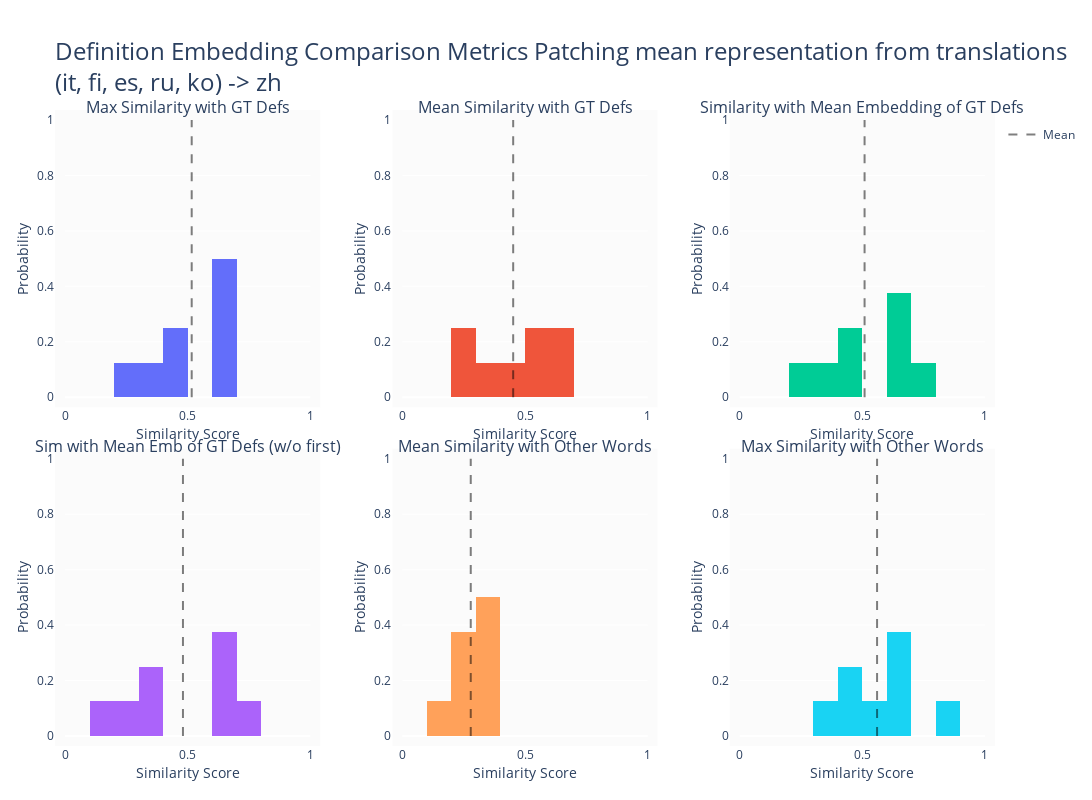
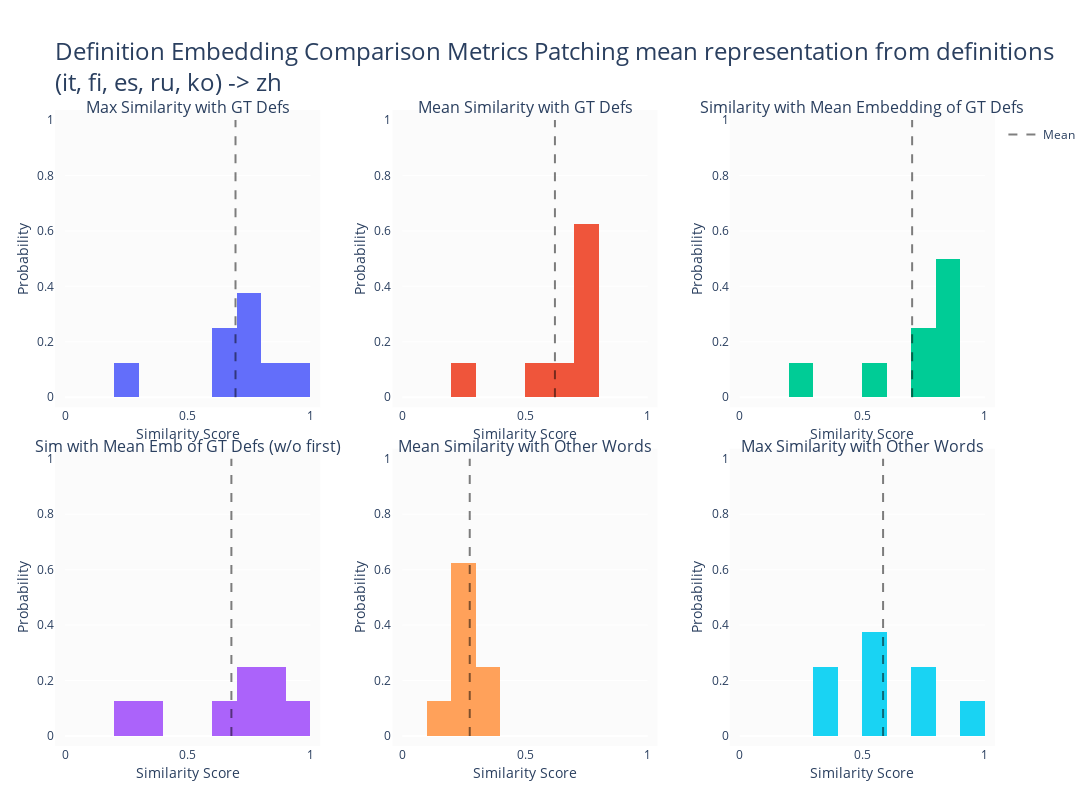
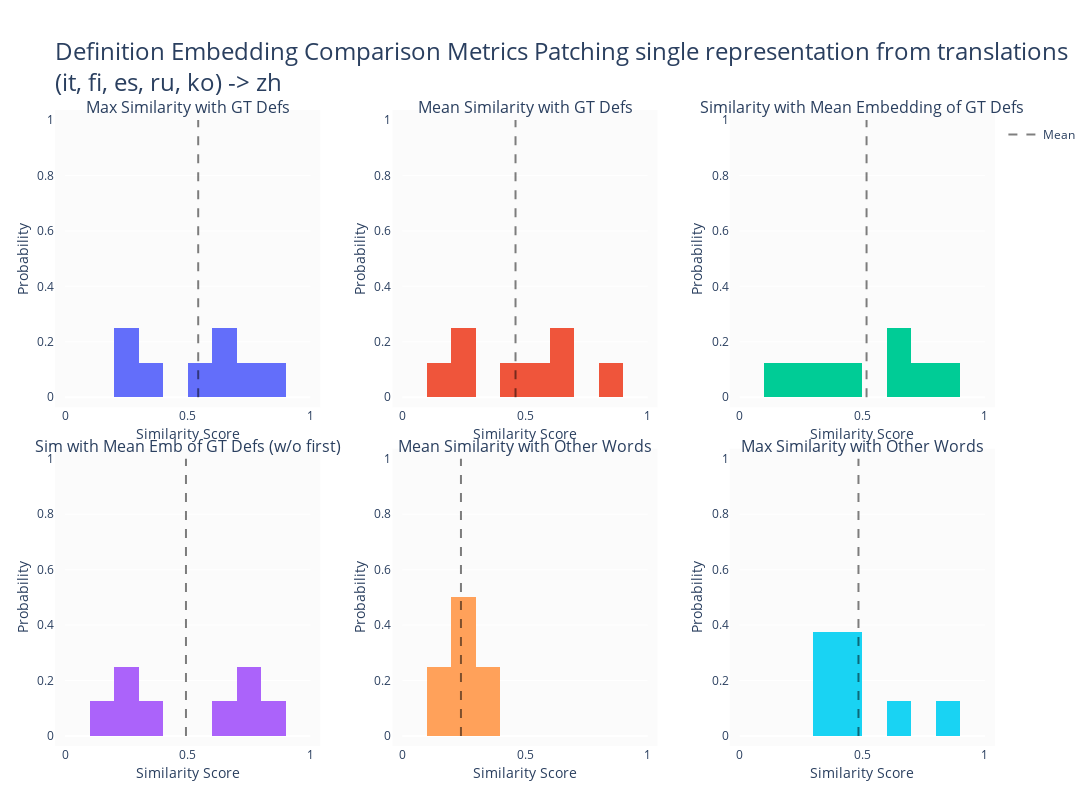
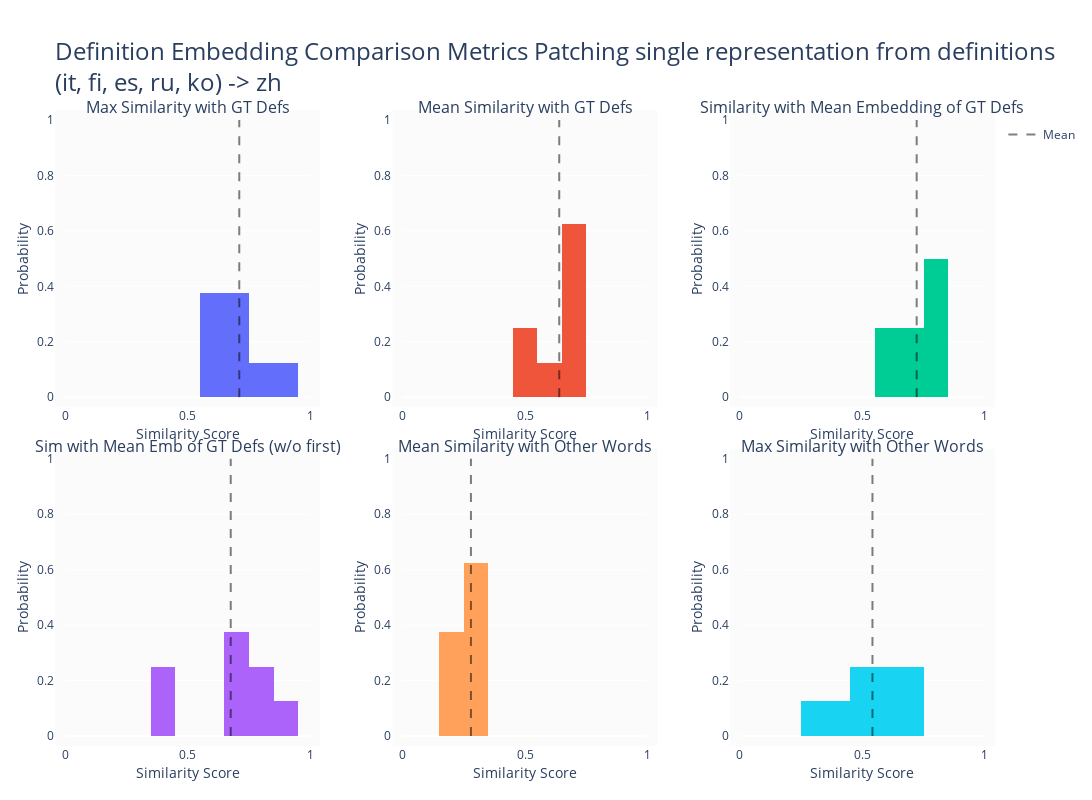

The notebook cell these images were saved under, in order:
### Markdown cell above
# Run experiment

### Code cell
paper_pairs = [["de", "it"], ["nl", "fi"], ["zh", "es"], ["es", "ru"], ["ru", "ko"]]
paper_ins = ["de", "nl", "zh", "es", "ru"]
test_pairs = [["es", "fr"], ["es", "de"]]
hard_langs = ["ko", "ja", "et", "fi"]
easy_langs = ["en", "fr", "zh", "de"]
paper_args = [
    (paper_pairs, "zh"),
    ([["es", "fr"], ["es", "de"]], "en"),
    ([["it", "es"], ["it", "de"]], "fr"),
    (paper_pairs, "en"),
    ([["en", hl] for hl in hard_langs], "fr"),
    ([["hi", el] for el in easy_langs], "et"),
]
for pargs in paper_args:
    figs = experiment(*pargs)
    gc.collect()
    th.cuda.empty_cache()
    th.cuda.synchronize()

### Figure 1 — Plotly figure (JSON) as saved in the notebook; plotly's stock layout.template omitted (floating-point values rounded to 4 significant figures)
{"data": [{"bingroup": "a", "histnorm": "probability", "name": "Max Similarity with GT Defs", "showlegend": false, "type": "histogram", "x": [0.2436, 0.4561, 0.6514, 0.6791, 0.6613, 0.6332, 0.4193, 0.3877], "xaxis": "x", "yaxis": "y"}, {"bingroup": "a", "histnorm": "probability", "name": "Mean Similarity with GT Defs", "showlegend": false, "type": "histogram", "x": [0.2144, 0.4041, 0.5628, 0.5474, 0.6248, 0.6072, 0.3624, 0.2915], "xaxis": "x2", "yaxis": "y2"}, {"bingroup": "a", "histnorm": "probability", "name": "Similarity with Mean Embedding of GT Defs", "showlegend": false, "type": "histogram", "x": [0.2505, 0.4331, 0.6285, 0.6364, 0.6797, 0.7313, 0.4088, 0.305], "xaxis": "x3", "yaxis": "y3"}, {"bingroup": "a", "histnorm": "probability", "name": "Sim with Mean Emb of GT Defs (w/o first)", "showlegend": false, "type": "histogram", "x": [0.2378, 0.3521, 0.6994, 0.6791, 0.629, 0.7483, 0.3055, 0.1954], "xaxis": "x4", "yaxis": "y4"}, {"bingroup": "a", "histnorm": "probability", "name": "Mean Similarity with Other Words", "showlegend": false, "type": "histogram", "x": [0.3352, 0.2954, 0.2302, 0.1922, 0.3161, 0.2383, 0.3199, 0.3035], "xaxis": "x5", "yaxis": "y5"}, {"bingroup": "a", "histnorm": "probability", "name": "Max Similarity with Other Words", "showlegend": false, "type": "histogram", "x": [0.8197, 0.6002, 0.4505, 0.4297, 0.6437, 0.3877, 0.516, 0.6332], "xaxis": "x6", "yaxis": "y6"}], "layout": {"annotations": [{"font": {"size": 16}, "showarrow": false, "text": "Max Similarity with GT Defs", "x": 0.1333, "xanchor": "center", "xref": "paper", "y": 1, "yanchor": "bottom", "yref": "paper"}, {"font": {"size": 16}, "showarrow": false, "text": "Mean Similarity with GT Defs", "x": 0.5, "xanchor": "center", "xref": "paper", "y": 1, "yanchor": "bottom", "yref": "paper"}, {"font": {"size": 16}, "showarrow": false, "text": "Similarity with Mean Embedding of GT Defs", "x": 0.8667, "xanchor": "center", "xref": "paper", "y": 1, "yanchor": "bottom", "yref": "paper"}, {"font": {"size": 16}, "showarrow": false, "text": "Sim with Mean Emb of GT Defs (w/o first)", "x": 0.1333, "xanchor": "center", "xref": "paper", "y": 0.45, "yanchor": "bottom", "yref": "paper"}, {"font": {"size": 16}, "showarrow": false, "text": "Mean Similarity with Other Words", "x": 0.5, "xanchor": "center", "xref": "paper", "y": 0.45, "yanchor": "bottom", "yref": "paper"}, {"font": {"size": 16}, "showarrow": false, "text": "Max Similarity with Other Words", "x": 0.8667, "xanchor": "center", "xref": "paper", "y": 0.45, "yanchor": "bottom", "yref": "paper"}], "autosize": true, "height": 800, "margin": {"b": 50, "l": 60, "pad": 10, "r": 30, "t": 120}, "plot_bgcolor": "rgba(240,240,240,0.3)", "shapes": [{"line": {"color": "black", "dash": "dash"}, "name": "Mean", "opacity": 0.5, "showlegend": true, "type": "line", "x0": 0.5165, "x1": 0.5165, "xref": "x", "y0": 0, "y1": 1, "yref": "y domain"}, {"line": {"color": "black", "dash": "dash"}, "name": "Mean", "opacity": 0.5, "showlegend": false, "type": "line", "x0": 0.4518, "x1": 0.4518, "xref": "x2", "y0": 0, "y1": 1, "yref": "y2 domain"}, {"line": {"color": "black", "dash": "dash"}, "name": "Mean", "opacity": 0.5, "showlegend": false, "type": "line", "x0": 0.5092, "x1": 0.5092, "xref": "x3", "y0": 0, "y1": 1, "yref": "y3 domain"}, {"line": {"color": "black", "dash": "dash"}, "name": "Mean", "opacity": 0.5, "showlegend": false, "type": "line", "x0": 0.4808, "x1": 0.4808, "xref": "x4", "y0": 0, "y1": 1, "yref": "y4 domain"}, {"line": {"color": "black", "dash": "dash"}, "name": "Mean", "opacity": 0.5, "showlegend": false, "type": "line", "x0": 0.2789, "x1": 0.2789, "xref": "x5", "y0": 0, "y1": 1, "yref": "y5 domain"}, {"line": {"color": "black", "dash": "dash"}, "name": "Mean", "opacity": 0.5, "showlegend": false, "type": "line", "x0": 0.5601, "x1": 0.5601, "xref": "x6", "y0": 0, "y1": 1, "yref": "y6 domain"}], "showlegend": true, "title": {"font": {"size": 24}, "text": "Definition Embedding Comparison Metrics\nPatching mean representation from translations<br>(it, fi, es, ru, ko) -> zh"}, "width": 1200, "xaxis": {"anchor": "y", "domain": [0, 0.2667], "range": [0, 1], "title": {"text": "Similarity Score"}}, "xaxis2": {"anchor": "y2", "domain": [0.3667, 0.6333], "range": [0, 1], "title": {"text": "Similarity Score"}}, "xaxis3": {"anchor": "y3", "domain": [0.7333, 1], "range": [0, 1], "title": {"text": "Similarity Score"}}, "xaxis4": {"anchor": "y4", "domain": [0, 0.2667], "range": [0, 1], "title": {"text": "Similarity Score"}}, "xaxis5": {"anchor": "y5", "domain": [0.3667, 0.6333], "range": [0, 1], "title": {"text": "Similarity Score"}}, "xaxis6": {"anchor": "y6", "domain": [0.7333, 1], "range": [0, 1], "title": {"text": "Similarity Score"}}, "yaxis": {"anchor": "x", "domain": [0.55, 1], "range": [0, 1], "title": {"text": "Probability"}}, "yaxis2": {"anchor": "x2", "domain": [0.55, 1], "range": [0, 1], "title": {"text": "Probability"}}, "yaxis3": {"anchor": "x3", "domain": [0.55, 1], "range": [0, 1], "title": {"text": "Probability"}}, "yaxis4": {"anchor": "x4", "domain": [0, 0.45], "range": [0, 1], "title": {"text": "Probability"}}, "yaxis5": {"anchor": "x5", "domain": [0, 0.45], "range": [0, 1], "title": {"text": "Probability"}}, "yaxis6": {"anchor": "x6", "domain": [0, 0.45], "range": [0, 1], "title": {"text": "Probability"}}}}

### Figure 2 — Plotly figure (JSON) as saved in the notebook; plotly's stock layout.template omitted (floating-point values rounded to 4 significant figures)
{"data": [{"bingroup": "a", "histnorm": "probability", "name": "Max Similarity with GT Defs", "showlegend": false, "type": "histogram", "x": [0.7905, 0.2357, 0.8502, 0.728, 0.7693, 0.6332, 0.6468, 0.9064], "xaxis": "x", "yaxis": "y"}, {"bingroup": "a", "histnorm": "probability", "name": "Mean Similarity with GT Defs", "showlegend": false, "type": "histogram", "x": [0.7087, 0.2168, 0.7411, 0.7065, 0.7308, 0.6072, 0.5166, 0.7485], "xaxis": "x2", "yaxis": "y2"}, {"bingroup": "a", "histnorm": "probability", "name": "Similarity with Mean Embedding of GT Defs", "showlegend": false, "type": "histogram", "x": [0.8227, 0.2307, 0.827, 0.8012, 0.7962, 0.7313, 0.5819, 0.8331], "xaxis": "x3", "yaxis": "y3"}, {"bingroup": "a", "histnorm": "probability", "name": "Sim with Mean Emb of GT Defs (w/o first)", "showlegend": false, "type": "histogram", "x": [0.8188, 0.2357, 0.8753, 0.6851, 0.7698, 0.7483, 0.3864, 0.9064], "xaxis": "x4", "yaxis": "y4"}, {"bingroup": "a", "histnorm": "probability", "name": "Mean Similarity with Other Words", "showlegend": false, "type": "histogram", "x": [0.1632, 0.2943, 0.3272, 0.2995, 0.2885, 0.2383, 0.3412, 0.2455], "xaxis": "x5", "yaxis": "y5"}, {"bingroup": "a", "histnorm": "probability", "name": "Max Similarity with Other Words", "showlegend": false, "type": "histogram", "x": [0.3052, 0.9153, 0.5837, 0.7091, 0.545, 0.3877, 0.7079, 0.5229], "xaxis": "x6", "yaxis": "y6"}], "layout": {"annotations": [{"font": {"size": 16}, "showarrow": false, "text": "Max Similarity with GT Defs", "x": 0.1333, "xanchor": "center", "xref": "paper", "y": 1, "yanchor": "bottom", "yref": "paper"}, {"font": {"size": 16}, "showarrow": false, "text": "Mean Similarity with GT Defs", "x": 0.5, "xanchor": "center", "xref": "paper", "y": 1, "yanchor": "bottom", "yref": "paper"}, {"font": {"size": 16}, "showarrow": false, "text": "Similarity with Mean Embedding of GT Defs", "x": 0.8667, "xanchor": "center", "xref": "paper", "y": 1, "yanchor": "bottom", "yref": "paper"}, {"font": {"size": 16}, "showarrow": false, "text": "Sim with Mean Emb of GT Defs (w/o first)", "x": 0.1333, "xanchor": "center", "xref": "paper", "y": 0.45, "yanchor": "bottom", "yref": "paper"}, {"font": {"size": 16}, "showarrow": false, "text": "Mean Similarity with Other Words", "x": 0.5, "xanchor": "center", "xref": "paper", "y": 0.45, "yanchor": "bottom", "yref": "paper"}, {"font": {"size": 16}, "showarrow": false, "text": "Max Similarity with Other Words", "x": 0.8667, "xanchor": "center", "xref": "paper", "y": 0.45, "yanchor": "bottom", "yref": "paper"}], "autosize": true, "height": 800, "margin": {"b": 50, "l": 60, "pad": 10, "r": 30, "t": 120}, "plot_bgcolor": "rgba(240,240,240,0.3)", "shapes": [{"line": {"color": "black", "dash": "dash"}, "name": "Mean", "opacity": 0.5, "showlegend": true, "type": "line", "x0": 0.695, "x1": 0.695, "xref": "x", "y0": 0, "y1": 1, "yref": "y domain"}, {"line": {"color": "black", "dash": "dash"}, "name": "Mean", "opacity": 0.5, "showlegend": false, "type": "line", "x0": 0.622, "x1": 0.622, "xref": "x2", "y0": 0, "y1": 1, "yref": "y2 domain"}, {"line": {"color": "black", "dash": "dash"}, "name": "Mean", "opacity": 0.5, "showlegend": false, "type": "line", "x0": 0.703, "x1": 0.703, "xref": "x3", "y0": 0, "y1": 1, "yref": "y3 domain"}, {"line": {"color": "black", "dash": "dash"}, "name": "Mean", "opacity": 0.5, "showlegend": false, "type": "line", "x0": 0.6782, "x1": 0.6782, "xref": "x4", "y0": 0, "y1": 1, "yref": "y4 domain"}, {"line": {"color": "black", "dash": "dash"}, "name": "Mean", "opacity": 0.5, "showlegend": false, "type": "line", "x0": 0.2747, "x1": 0.2747, "xref": "x5", "y0": 0, "y1": 1, "yref": "y5 domain"}, {"line": {"color": "black", "dash": "dash"}, "name": "Mean", "opacity": 0.5, "showlegend": false, "type": "line", "x0": 0.5846, "x1": 0.5846, "xref": "x6", "y0": 0, "y1": 1, "yref": "y6 domain"}], "showlegend": true, "title": {"font": {"size": 24}, "text": "Definition Embedding Comparison Metrics\nPatching mean representation from definitions<br>(it, fi, es, ru, ko) -> zh"}, "width": 1200, "xaxis": {"anchor": "y", "domain": [0, 0.2667], "range": [0, 1], "title": {"text": "Similarity Score"}}, "xaxis2": {"anchor": "y2", "domain": [0.3667, 0.6333], "range": [0, 1], "title": {"text": "Similarity Score"}}, "xaxis3": {"anchor": "y3", "domain": [0.7333, 1], "range": [0, 1], "title": {"text": "Similarity Score"}}, "xaxis4": {"anchor": "y4", "domain": [0, 0.2667], "range": [0, 1], "title": {"text": "Similarity Score"}}, "xaxis5": {"anchor": "y5", "domain": [0.3667, 0.6333], "range": [0, 1], "title": {"text": "Similarity Score"}}, "xaxis6": {"anchor": "y6", "domain": [0.7333, 1], "range": [0, 1], "title": {"text": "Similarity Score"}}, "yaxis": {"anchor": "x", "domain": [0.55, 1], "range": [0, 1], "title": {"text": "Probability"}}, "yaxis2": {"anchor": "x2", "domain": [0.55, 1], "range": [0, 1], "title": {"text": "Probability"}}, "yaxis3": {"anchor": "x3", "domain": [0.55, 1], "range": [0, 1], "title": {"text": "Probability"}}, "yaxis4": {"anchor": "x4", "domain": [0, 0.45], "range": [0, 1], "title": {"text": "Probability"}}, "yaxis5": {"anchor": "x5", "domain": [0, 0.45], "range": [0, 1], "title": {"text": "Probability"}}, "yaxis6": {"anchor": "x6", "domain": [0, 0.45], "range": [0, 1], "title": {"text": "Probability"}}}}

### Figure 3 — Plotly figure (JSON) as saved in the notebook; plotly's stock layout.template omitted (floating-point values rounded to 4 significant figures)
{"data": [{"bingroup": "a", "histnorm": "probability", "name": "Max Similarity with GT Defs", "showlegend": false, "type": "histogram", "x": [0.2436, 0.8618, 0.2498, 0.6791, 0.7466, 0.6332, 0.5418, 0.3877], "xaxis": "x", "yaxis": "y"}, {"bingroup": "a", "histnorm": "probability", "name": "Mean Similarity with GT Defs", "showlegend": false, "type": "histogram", "x": [0.2144, 0.8271, 0.1682, 0.5474, 0.6108, 0.6072, 0.4243, 0.2915], "xaxis": "x2", "yaxis": "y2"}, {"bingroup": "a", "histnorm": "probability", "name": "Similarity with Mean Embedding of GT Defs", "showlegend": false, "type": "histogram", "x": [0.2505, 0.8816, 0.1875, 0.6364, 0.6678, 0.7313, 0.4777, 0.305], "xaxis": "x3", "yaxis": "y3"}, {"bingroup": "a", "histnorm": "probability", "name": "Sim with Mean Emb of GT Defs (w/o first)", "showlegend": false, "type": "histogram", "x": [0.2378, 0.8618, 0.2113, 0.6791, 0.7043, 0.7483, 0.3067, 0.1954], "xaxis": "x4", "yaxis": "y4"}, {"bingroup": "a", "histnorm": "probability", "name": "Mean Similarity with Other Words", "showlegend": false, "type": "histogram", "x": [0.3352, 0.2042, 0.1313, 0.1922, 0.2372, 0.2383, 0.2695, 0.3035], "xaxis": "x5", "yaxis": "y5"}, {"bingroup": "a", "histnorm": "probability", "name": "Max Similarity with Other Words", "showlegend": false, "type": "histogram", "x": [0.8197, 0.363, 0.3098, 0.4297, 0.4471, 0.3877, 0.4839, 0.6332], "xaxis": "x6", "yaxis": "y6"}], "layout": {"annotations": [{"font": {"size": 16}, "showarrow": false, "text": "Max Similarity with GT Defs", "x": 0.1333, "xanchor": "center", "xref": "paper", "y": 1, "yanchor": "bottom", "yref": "paper"}, {"font": {"size": 16}, "showarrow": false, "text": "Mean Similarity with GT Defs", "x": 0.5, "xanchor": "center", "xref": "paper", "y": 1, "yanchor": "bottom", "yref": "paper"}, {"font": {"size": 16}, "showarrow": false, "text": "Similarity with Mean Embedding of GT Defs", "x": 0.8667, "xanchor": "center", "xref": "paper", "y": 1, "yanchor": "bottom", "yref": "paper"}, {"font": {"size": 16}, "showarrow": false, "text": "Sim with Mean Emb of GT Defs (w/o first)", "x": 0.1333, "xanchor": "center", "xref": "paper", "y": 0.45, "yanchor": "bottom", "yref": "paper"}, {"font": {"size": 16}, "showarrow": false, "text": "Mean Similarity with Other Words", "x": 0.5, "xanchor": "center", "xref": "paper", "y": 0.45, "yanchor": "bottom", "yref": "paper"}, {"font": {"size": 16}, "showarrow": false, "text": "Max Similarity with Other Words", "x": 0.8667, "xanchor": "center", "xref": "paper", "y": 0.45, "yanchor": "bottom", "yref": "paper"}], "autosize": true, "height": 800, "margin": {"b": 50, "l": 60, "pad": 10, "r": 30, "t": 120}, "plot_bgcolor": "rgba(240,240,240,0.3)", "shapes": [{"line": {"color": "black", "dash": "dash"}, "name": "Mean", "opacity": 0.5, "showlegend": true, "type": "line", "x0": 0.5429, "x1": 0.5429, "xref": "x", "y0": 0, "y1": 1, "yref": "y domain"}, {"line": {"color": "black", "dash": "dash"}, "name": "Mean", "opacity": 0.5, "showlegend": false, "type": "line", "x0": 0.4614, "x1": 0.4614, "xref": "x2", "y0": 0, "y1": 1, "yref": "y2 domain"}, {"line": {"color": "black", "dash": "dash"}, "name": "Mean", "opacity": 0.5, "showlegend": false, "type": "line", "x0": 0.5172, "x1": 0.5172, "xref": "x3", "y0": 0, "y1": 1, "yref": "y3 domain"}, {"line": {"color": "black", "dash": "dash"}, "name": "Mean", "opacity": 0.5, "showlegend": false, "type": "line", "x0": 0.4931, "x1": 0.4931, "xref": "x4", "y0": 0, "y1": 1, "yref": "y4 domain"}, {"line": {"color": "black", "dash": "dash"}, "name": "Mean", "opacity": 0.5, "showlegend": false, "type": "line", "x0": 0.2389, "x1": 0.2389, "xref": "x5", "y0": 0, "y1": 1, "yref": "y5 domain"}, {"line": {"color": "black", "dash": "dash"}, "name": "Mean", "opacity": 0.5, "showlegend": false, "type": "line", "x0": 0.4843, "x1": 0.4843, "xref": "x6", "y0": 0, "y1": 1, "yref": "y6 domain"}], "showlegend": true, "title": {"font": {"size": 24}, "text": "Definition Embedding Comparison Metrics\nPatching single representation from translations<br>(it, fi, es, ru, ko) -> zh"}, "width": 1200, "xaxis": {"anchor": "y", "domain": [0, 0.2667], "range": [0, 1], "title": {"text": "Similarity Score"}}, "xaxis2": {"anchor": "y2", "domain": [0.3667, 0.6333], "range": [0, 1], "title": {"text": "Similarity Score"}}, "xaxis3": {"anchor": "y3", "domain": [0.7333, 1], "range": [0, 1], "title": {"text": "Similarity Score"}}, "xaxis4": {"anchor": "y4", "domain": [0, 0.2667], "range": [0, 1], "title": {"text": "Similarity Score"}}, "xaxis5": {"anchor": "y5", "domain": [0.3667, 0.6333], "range": [0, 1], "title": {"text": "Similarity Score"}}, "xaxis6": {"anchor": "y6", "domain": [0.7333, 1], "range": [0, 1], "title": {"text": "Similarity Score"}}, "yaxis": {"anchor": "x", "domain": [0.55, 1], "range": [0, 1], "title": {"text": "Probability"}}, "yaxis2": {"anchor": "x2", "domain": [0.55, 1], "range": [0, 1], "title": {"text": "Probability"}}, "yaxis3": {"anchor": "x3", "domain": [0.55, 1], "range": [0, 1], "title": {"text": "Probability"}}, "yaxis4": {"anchor": "x4", "domain": [0, 0.45], "range": [0, 1], "title": {"text": "Probability"}}, "yaxis5": {"anchor": "x5", "domain": [0, 0.45], "range": [0, 1], "title": {"text": "Probability"}}, "yaxis6": {"anchor": "x6", "domain": [0, 0.45], "range": [0, 1], "title": {"text": "Probability"}}}}

### Figure 4 — Plotly figure (JSON) as saved in the notebook; plotly's stock layout.template omitted (floating-point values rounded to 4 significant figures)
{"data": [{"bingroup": "a", "histnorm": "probability", "name": "Max Similarity with GT Defs", "showlegend": false, "type": "histogram", "x": [0.7011, 0.6147, 0.7853, 0.728, 0.6674, 0.6332, 0.6468, 0.9064], "xaxis": "x", "yaxis": "y"}, {"bingroup": "a", "histnorm": "probability", "name": "Mean Similarity with GT Defs", "showlegend": false, "type": "histogram", "x": [0.68, 0.5124, 0.6841, 0.7065, 0.6614, 0.6072, 0.5166, 0.7485], "xaxis": "x2", "yaxis": "y2"}, {"bingroup": "a", "histnorm": "probability", "name": "Similarity with Mean Embedding of GT Defs", "showlegend": false, "type": "histogram", "x": [0.7906, 0.5506, 0.7635, 0.8012, 0.7199, 0.7313, 0.5819, 0.8331], "xaxis": "x3", "yaxis": "y3"}, {"bingroup": "a", "histnorm": "probability", "name": "Sim with Mean Emb of GT Defs (w/o first)", "showlegend": false, "type": "histogram", "x": [0.7701, 0.4101, 0.815, 0.6851, 0.6826, 0.7483, 0.3864, 0.9064], "xaxis": "x4", "yaxis": "y4"}, {"bingroup": "a", "histnorm": "probability", "name": "Mean Similarity with Other Words", "showlegend": false, "type": "histogram", "x": [0.1994, 0.2792, 0.3293, 0.2995, 0.3047, 0.2383, 0.3412, 0.2455], "xaxis": "x5", "yaxis": "y5"}, {"bingroup": "a", "histnorm": "probability", "name": "Max Similarity with Other Words", "showlegend": false, "type": "histogram", "x": [0.3069, 0.5318, 0.5681, 0.7091, 0.5962, 0.3877, 0.7079, 0.5229], "xaxis": "x6", "yaxis": "y6"}], "layout": {"annotations": [{"font": {"size": 16}, "showarrow": false, "text": "Max Similarity with GT Defs", "x": 0.1333, "xanchor": "center", "xref": "paper", "y": 1, "yanchor": "bottom", "yref": "paper"}, {"font": {"size": 16}, "showarrow": false, "text": "Mean Similarity with GT Defs", "x": 0.5, "xanchor": "center", "xref": "paper", "y": 1, "yanchor": "bottom", "yref": "paper"}, {"font": {"size": 16}, "showarrow": false, "text": "Similarity with Mean Embedding of GT Defs", "x": 0.8667, "xanchor": "center", "xref": "paper", "y": 1, "yanchor": "bottom", "yref": "paper"}, {"font": {"size": 16}, "showarrow": false, "text": "Sim with Mean Emb of GT Defs (w/o first)", "x": 0.1333, "xanchor": "center", "xref": "paper", "y": 0.45, "yanchor": "bottom", "yref": "paper"}, {"font": {"size": 16}, "showarrow": false, "text": "Mean Similarity with Other Words", "x": 0.5, "xanchor": "center", "xref": "paper", "y": 0.45, "yanchor": "bottom", "yref": "paper"}, {"font": {"size": 16}, "showarrow": false, "text": "Max Similarity with Other Words", "x": 0.8667, "xanchor": "center", "xref": "paper", "y": 0.45, "yanchor": "bottom", "yref": "paper"}], "autosize": true, "height": 800, "margin": {"b": 50, "l": 60, "pad": 10, "r": 30, "t": 120}, "plot_bgcolor": "rgba(240,240,240,0.3)", "shapes": [{"line": {"color": "black", "dash": "dash"}, "name": "Mean", "opacity": 0.5, "showlegend": true, "type": "line", "x0": 0.7104, "x1": 0.7104, "xref": "x", "y0": 0, "y1": 1, "yref": "y domain"}, {"line": {"color": "black", "dash": "dash"}, "name": "Mean", "opacity": 0.5, "showlegend": false, "type": "line", "x0": 0.6396, "x1": 0.6396, "xref": "x2", "y0": 0, "y1": 1, "yref": "y2 domain"}, {"line": {"color": "black", "dash": "dash"}, "name": "Mean", "opacity": 0.5, "showlegend": false, "type": "line", "x0": 0.7215, "x1": 0.7215, "xref": "x3", "y0": 0, "y1": 1, "yref": "y3 domain"}, {"line": {"color": "black", "dash": "dash"}, "name": "Mean", "opacity": 0.5, "showlegend": false, "type": "line", "x0": 0.6755, "x1": 0.6755, "xref": "x4", "y0": 0, "y1": 1, "yref": "y4 domain"}, {"line": {"color": "black", "dash": "dash"}, "name": "Mean", "opacity": 0.5, "showlegend": false, "type": "line", "x0": 0.2797, "x1": 0.2797, "xref": "x5", "y0": 0, "y1": 1, "yref": "y5 domain"}, {"line": {"color": "black", "dash": "dash"}, "name": "Mean", "opacity": 0.5, "showlegend": false, "type": "line", "x0": 0.5413, "x1": 0.5413, "xref": "x6", "y0": 0, "y1": 1, "yref": "y6 domain"}], "showlegend": true, "title": {"font": {"size": 24}, "text": "Definition Embedding Comparison Metrics\nPatching single representation from definitions<br>(it, fi, es, ru, ko) -> zh"}, "width": 1200, "xaxis": {"anchor": "y", "domain": [0, 0.2667], "range": [0, 1], "title": {"text": "Similarity Score"}}, "xaxis2": {"anchor": "y2", "domain": [0.3667, 0.6333], "range": [0, 1], "title": {"text": "Similarity Score"}}, "xaxis3": {"anchor": "y3", "domain": [0.7333, 1], "range": [0, 1], "title": {"text": "Similarity Score"}}, "xaxis4": {"anchor": "y4", "domain": [0, 0.2667], "range": [0, 1], "title": {"text": "Similarity Score"}}, "xaxis5": {"anchor": "y5", "domain": [0.3667, 0.6333], "range": [0, 1], "title": {"text": "Similarity Score"}}, "xaxis6": {"anchor": "y6", "domain": [0.7333, 1], "range": [0, 1], "title": {"text": "Similarity Score"}}, "yaxis": {"anchor": "x", "domain": [0.55, 1], "range": [0, 1], "title": {"text": "Probability"}}, "yaxis2": {"anchor": "x2", "domain": [0.55, 1], "range": [0, 1], "title": {"text": "Probability"}}, "yaxis3": {"anchor": "x3", "domain": [0.55, 1], "range": [0, 1], "title": {"text": "Probability"}}, "yaxis4": {"anchor": "x4", "domain": [0, 0.45], "range": [0, 1], "title": {"text": "Probability"}}, "yaxis5": {"anchor": "x5", "domain": [0, 0.45], "range": [0, 1], "title": {"text": "Probability"}}, "yaxis6": {"anchor": "x6", "domain": [0, 0.45], "range": [0, 1], "title": {"text": "Probability"}}}}
